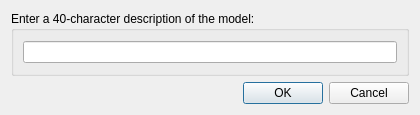
<?xml version="1.0" encoding="UTF-8"?>
<ui version="4.0">
 <class>Dialog</class>
 <widget class="QDialog" name="Dialog">
  <property name="geometry">
   <rect>
    <x>0</x>
    <y>0</y>
    <width>420</width>
    <height>115</height>
   </rect>
  </property>
  <property name="windowTitle">
   <string>Model Description</string>
  </property>
  <layout class="QVBoxLayout" name="verticalLayout">
   <item>
    <widget class="QGroupBox" name="groupBox">
     <property name="title">
      <string>Enter a 40-character description of the model:</string>
     </property>
     <layout class="QVBoxLayout" name="verticalLayout_2">
      <item>
       <widget class="QLineEdit" name="lineEdit">
        <property name="maxLength">
         <number>40</number>
        </property>
       </widget>
      </item>
     </layout>
    </widget>
   </item>
   <item>
    <widget class="QDialogButtonBox" name="buttonBox">
     <property name="orientation">
      <enum>Qt::Orientation::Horizontal</enum>
     </property>
     <property name="standardButtons">
      <set>QDialogButtonBox::StandardButton::Cancel|QDialogButtonBox::StandardButton::Ok</set>
     </property>
    </widget>
   </item>
  </layout>
 </widget>
 <resources/>
 <connections>
  <connection>
   <sender>buttonBox</sender>
   <signal>accepted()</signal>
   <receiver>Dialog</receiver>
   <slot>accept()</slot>
   <hints>
    <hint type="sourcelabel">
     <x>248</x>
     <y>254</y>
    </hint>
    <hint type="destinationlabel">
     <x>157</x>
     <y>274</y>
    </hint>
   </hints>
  </connection>
  <connection>
   <sender>buttonBox</sender>
   <signal>rejected()</signal>
   <receiver>Dialog</receiver>
   <slot>reject()</slot>
   <hints>
    <hint type="sourcelabel">
     <x>316</x>
     <y>260</y>
    </hint>
    <hint type="destinationlabel">
     <x>286</x>
     <y>274</y>
    </hint>
   </hints>
  </connection>
 </connections>
</ui>
